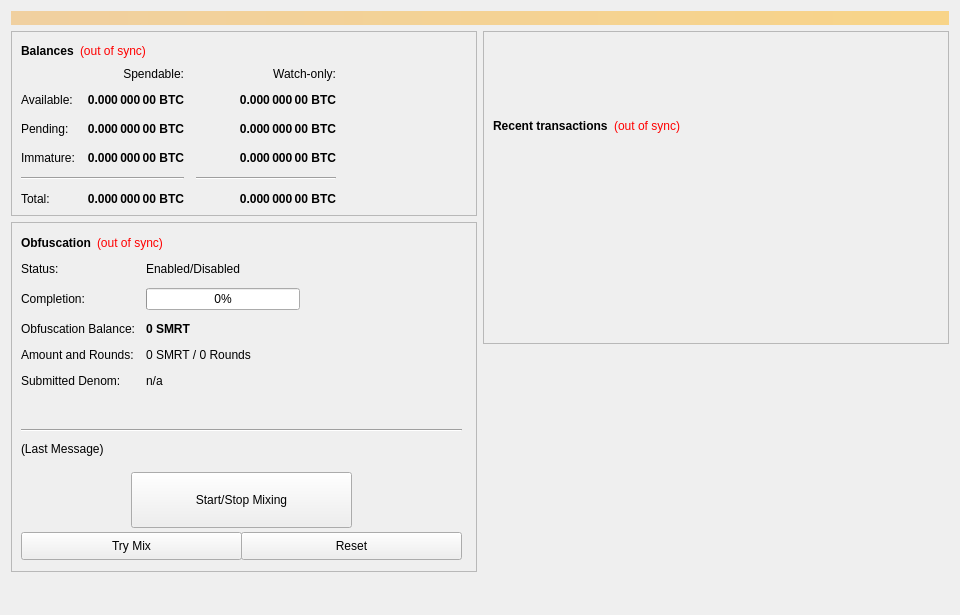
<?xml version="1.0" encoding="UTF-8"?>
<ui version="4.0">
 <class>OverviewPage</class>
 <widget class="QWidget" name="OverviewPage">
  <property name="geometry">
   <rect>
    <x>0</x>
    <y>0</y>
    <width>960</width>
    <height>615</height>
   </rect>
  </property>
  <property name="minimumSize">
   <size>
    <width>960</width>
    <height>0</height>
   </size>
  </property>
  <property name="windowTitle">
   <string>Form</string>
  </property>
  <layout class="QVBoxLayout" name="topLayout">
   <item>
    <widget class="QLabel" name="labelAlerts">
     <property name="visible">
      <bool>false</bool>
     </property>
     <property name="styleSheet">
      <string notr="true">background-color: qlineargradient(x1: 0, y1: 0, x2: 1, y2: 0, stop:0 #F0D0A0, stop:1 #F8D488); color:#000000;</string>
     </property>
     <property name="wordWrap">
      <bool>true</bool>
     </property>
     <property name="margin">
      <number>3</number>
     </property>
    </widget>
   </item>
   <item>
    <layout class="QHBoxLayout" name="horizontalLayout" stretch="1,1">
     <item>
      <layout class="QVBoxLayout" name="verticalLayout_2">
       <item>
        <widget class="QFrame" name="frame">
         <property name="frameShape">
          <enum>QFrame::StyledPanel</enum>
         </property>
         <property name="frameShadow">
          <enum>QFrame::Raised</enum>
         </property>
         <layout class="QVBoxLayout" name="verticalLayout_4">
          <item>
           <layout class="QHBoxLayout" name="horizontalLayout_4">
            <item>
             <widget class="QLabel" name="label_5">
              <property name="font">
               <font>
                <weight>75</weight>
                <bold>true</bold>
               </font>
              </property>
              <property name="text">
               <string>Balances</string>
              </property>
             </widget>
            </item>
            <item>
             <widget class="QLabel" name="labelWalletStatus">
              <property name="cursor">
               <cursorShape>WhatsThisCursor</cursorShape>
              </property>
              <property name="toolTip">
               <string>The displayed information may be out of date. Your wallet automatically synchronizes with the SMRT network after a connection is established, but this process has not completed yet.</string>
              </property>
              <property name="styleSheet">
               <string notr="true">QLabel { color: red; }</string>
              </property>
              <property name="text">
               <string notr="true">(out of sync)</string>
              </property>
              <property name="alignment">
               <set>Qt::AlignLeading|Qt::AlignLeft|Qt::AlignVCenter</set>
              </property>
             </widget>
            </item>
            <item>
             <spacer name="horizontalSpacer_3">
              <property name="orientation">
               <enum>Qt::Horizontal</enum>
              </property>
              <property name="sizeHint" stdset="0">
               <size>
                <width>40</width>
                <height>20</height>
               </size>
              </property>
             </spacer>
            </item>
           </layout>
          </item>
          <item>
           <layout class="QGridLayout" name="gridLayout">
            <property name="spacing">
             <number>12</number>
            </property>
            <item row="2" column="2">
             <widget class="QLabel" name="labelWatchPending">
              <property name="font">
               <font>
                <weight>75</weight>
                <bold>true</bold>
               </font>
              </property>
              <property name="cursor">
               <cursorShape>IBeamCursor</cursorShape>
              </property>
              <property name="toolTip">
               <string>Unconfirmed transactions to watch-only addresses</string>
              </property>
              <property name="text">
               <string notr="true">0.000 000 00 BTC</string>
              </property>
              <property name="alignment">
               <set>Qt::AlignRight|Qt::AlignTrailing|Qt::AlignVCenter</set>
              </property>
              <property name="textInteractionFlags">
               <set>Qt::LinksAccessibleByMouse|Qt::TextSelectableByKeyboard|Qt::TextSelectableByMouse</set>
              </property>
             </widget>
            </item>
            <item row="2" column="1">
             <widget class="QLabel" name="labelUnconfirmed">
              <property name="font">
               <font>
                <weight>75</weight>
                <bold>true</bold>
               </font>
              </property>
              <property name="cursor">
               <cursorShape>IBeamCursor</cursorShape>
              </property>
              <property name="toolTip">
               <string>Total of transactions that have yet to be confirmed, and do not yet count toward the spendable balance</string>
              </property>
              <property name="text">
               <string notr="true">0.000 000 00 BTC</string>
              </property>
              <property name="alignment">
               <set>Qt::AlignRight|Qt::AlignTrailing|Qt::AlignVCenter</set>
              </property>
              <property name="textInteractionFlags">
               <set>Qt::LinksAccessibleByMouse|Qt::TextSelectableByKeyboard|Qt::TextSelectableByMouse</set>
              </property>
             </widget>
            </item>
            <item row="3" column="2">
             <widget class="QLabel" name="labelWatchImmature">
              <property name="font">
               <font>
                <weight>75</weight>
                <bold>true</bold>
               </font>
              </property>
              <property name="cursor">
               <cursorShape>IBeamCursor</cursorShape>
              </property>
              <property name="toolTip">
               <string>Staked or masternode rewards in watch-only addresses that has not yet matured</string>
              </property>
              <property name="text">
               <string notr="true">0.000 000 00 BTC</string>
              </property>
              <property name="alignment">
               <set>Qt::AlignRight|Qt::AlignTrailing|Qt::AlignVCenter</set>
              </property>
              <property name="textInteractionFlags">
               <set>Qt::LinksAccessibleByMouse|Qt::TextSelectableByKeyboard|Qt::TextSelectableByMouse</set>
              </property>
             </widget>
            </item>
            <item row="4" column="0" colspan="2">
             <widget class="Line" name="lineSpendableBalance">
              <property name="orientation">
               <enum>Qt::Horizontal</enum>
              </property>
             </widget>
            </item>
            <item row="4" column="2">
             <widget class="Line" name="lineWatchBalance">
              <property name="sizePolicy">
               <sizepolicy hsizetype="Preferred" vsizetype="Fixed">
                <horstretch>0</horstretch>
                <verstretch>0</verstretch>
               </sizepolicy>
              </property>
              <property name="minimumSize">
               <size>
                <width>140</width>
                <height>0</height>
               </size>
              </property>
              <property name="orientation">
               <enum>Qt::Horizontal</enum>
              </property>
             </widget>
            </item>
            <item row="5" column="0">
             <widget class="QLabel" name="labelTotalText">
              <property name="text">
               <string>Total:</string>
              </property>
             </widget>
            </item>
            <item row="3" column="1">
             <widget class="QLabel" name="labelImmature">
              <property name="font">
               <font>
                <weight>75</weight>
                <bold>true</bold>
               </font>
              </property>
              <property name="cursor">
               <cursorShape>IBeamCursor</cursorShape>
              </property>
              <property name="toolTip">
               <string>Staked or masternode rewards that has not yet matured</string>
              </property>
              <property name="text">
               <string notr="true">0.000 000 00 BTC</string>
              </property>
              <property name="alignment">
               <set>Qt::AlignRight|Qt::AlignTrailing|Qt::AlignVCenter</set>
              </property>
              <property name="textInteractionFlags">
               <set>Qt::LinksAccessibleByMouse|Qt::TextSelectableByKeyboard|Qt::TextSelectableByMouse</set>
              </property>
             </widget>
            </item>
            <item row="2" column="3">
             <spacer name="horizontalSpacer_2">
              <property name="orientation">
               <enum>Qt::Horizontal</enum>
              </property>
              <property name="sizeHint" stdset="0">
               <size>
                <width>40</width>
                <height>20</height>
               </size>
              </property>
             </spacer>
            </item>
            <item row="3" column="0">
             <widget class="QLabel" name="labelImmatureText">
              <property name="text">
               <string>Immature:</string>
              </property>
             </widget>
            </item>
            <item row="5" column="1">
             <widget class="QLabel" name="labelTotal">
              <property name="font">
               <font>
                <weight>75</weight>
                <bold>true</bold>
               </font>
              </property>
              <property name="cursor">
               <cursorShape>IBeamCursor</cursorShape>
              </property>
              <property name="toolTip">
               <string>Your current total balance</string>
              </property>
              <property name="text">
               <string notr="true">0.000 000 00 BTC</string>
              </property>
              <property name="alignment">
               <set>Qt::AlignRight|Qt::AlignTrailing|Qt::AlignVCenter</set>
              </property>
              <property name="textInteractionFlags">
               <set>Qt::LinksAccessibleByMouse|Qt::TextSelectableByKeyboard|Qt::TextSelectableByMouse</set>
              </property>
             </widget>
            </item>
            <item row="5" column="2">
             <widget class="QLabel" name="labelWatchTotal">
              <property name="font">
               <font>
                <weight>75</weight>
                <bold>true</bold>
               </font>
              </property>
              <property name="cursor">
               <cursorShape>IBeamCursor</cursorShape>
              </property>
              <property name="toolTip">
               <string>Current total balance in watch-only addresses</string>
              </property>
              <property name="text">
               <string notr="true">0.000 000 00 BTC</string>
              </property>
              <property name="alignment">
               <set>Qt::AlignRight|Qt::AlignTrailing|Qt::AlignVCenter</set>
              </property>
              <property name="textInteractionFlags">
               <set>Qt::LinksAccessibleByMouse|Qt::TextSelectableByKeyboard|Qt::TextSelectableByMouse</set>
              </property>
             </widget>
            </item>
            <item row="0" column="2">
             <widget class="QLabel" name="labelWatchonly">
              <property name="text">
               <string>Watch-only:</string>
              </property>
              <property name="alignment">
               <set>Qt::AlignRight|Qt::AlignTrailing|Qt::AlignVCenter</set>
              </property>
             </widget>
            </item>
            <item row="1" column="0">
             <widget class="QLabel" name="labelBalanceText">
              <property name="text">
               <string>Available:</string>
              </property>
             </widget>
            </item>
            <item row="1" column="1">
             <widget class="QLabel" name="labelBalance">
              <property name="font">
               <font>
                <weight>75</weight>
                <bold>true</bold>
               </font>
              </property>
              <property name="cursor">
               <cursorShape>IBeamCursor</cursorShape>
              </property>
              <property name="toolTip">
               <string>Your current spendable balance</string>
              </property>
              <property name="text">
               <string notr="true">0.000 000 00 BTC</string>
              </property>
              <property name="alignment">
               <set>Qt::AlignRight|Qt::AlignTrailing|Qt::AlignVCenter</set>
              </property>
              <property name="textInteractionFlags">
               <set>Qt::LinksAccessibleByMouse|Qt::TextSelectableByKeyboard|Qt::TextSelectableByMouse</set>
              </property>
             </widget>
            </item>
            <item row="1" column="2">
             <widget class="QLabel" name="labelWatchAvailable">
              <property name="font">
               <font>
                <weight>75</weight>
                <bold>true</bold>
               </font>
              </property>
              <property name="cursor">
               <cursorShape>IBeamCursor</cursorShape>
              </property>
              <property name="toolTip">
               <string>Your current balance in watch-only addresses</string>
              </property>
              <property name="text">
               <string notr="true">0.000 000 00 BTC</string>
              </property>
              <property name="alignment">
               <set>Qt::AlignRight|Qt::AlignTrailing|Qt::AlignVCenter</set>
              </property>
              <property name="textInteractionFlags">
               <set>Qt::LinksAccessibleByMouse|Qt::TextSelectableByKeyboard|Qt::TextSelectableByMouse</set>
              </property>
             </widget>
            </item>
            <item row="2" column="0">
             <widget class="QLabel" name="labelPendingText">
              <property name="text">
               <string>Pending:</string>
              </property>
             </widget>
            </item>
            <item row="0" column="1">
             <widget class="QLabel" name="labelSpendable">
              <property name="text">
               <string>Spendable:</string>
              </property>
              <property name="alignment">
               <set>Qt::AlignRight|Qt::AlignTrailing|Qt::AlignVCenter</set>
              </property>
             </widget>
            </item>
           </layout>
          </item>
         </layout>
        </widget>
       </item>
       <item>
        <widget class="QFrame" name="frameObfuscation">
         <property name="minimumSize">
          <size>
           <width>0</width>
           <height>350</height>
          </size>
         </property>
         <property name="layoutDirection">
          <enum>Qt::LeftToRight</enum>
         </property>
         <property name="frameShape">
          <enum>QFrame::StyledPanel</enum>
         </property>
         <property name="frameShadow">
          <enum>QFrame::Raised</enum>
         </property>
         <widget class="QWidget" name="formLayoutWidget">
          <property name="geometry">
           <rect>
            <x>10</x>
            <y>40</y>
            <width>451</width>
            <height>161</height>
           </rect>
          </property>
          <layout class="QFormLayout" name="formLayout">
           <property name="fieldGrowthPolicy">
            <enum>QFormLayout::AllNonFixedFieldsGrow</enum>
           </property>
           <property name="horizontalSpacing">
            <number>11</number>
           </property>
           <property name="verticalSpacing">
            <number>12</number>
           </property>
           <item row="0" column="0">
            <widget class="QLabel" name="label_6">
             <property name="text">
              <string>Status:</string>
             </property>
            </widget>
           </item>
           <item row="1" column="0">
            <widget class="QLabel" name="label_7">
             <property name="text">
              <string>Completion:</string>
             </property>
            </widget>
           </item>
           <item row="1" column="1">
            <widget class="QProgressBar" name="obfuscationProgress">
             <property name="maximumSize">
              <size>
               <width>154</width>
               <height>16777215</height>
              </size>
             </property>
             <property name="value">
              <number>0</number>
             </property>
            </widget>
           </item>
           <item row="2" column="0">
            <widget class="QLabel" name="labelAnonymizedText">
             <property name="text">
              <string>Obfuscation Balance:</string>
             </property>
            </widget>
           </item>
           <item row="2" column="1">
            <widget class="QLabel" name="labelAnonymized">
             <property name="font">
              <font>
               <weight>75</weight>
               <bold>true</bold>
              </font>
             </property>
             <property name="text">
              <string notr="true">0 SMRT</string>
             </property>
            </widget>
           </item>
           <item row="3" column="0">
            <widget class="QLabel" name="label_8">
             <property name="text">
              <string>Amount and Rounds:</string>
             </property>
            </widget>
           </item>
           <item row="3" column="1">
            <widget class="QLabel" name="labelAmountRounds">
             <property name="text">
              <string>0 SMRT / 0 Rounds</string>
             </property>
            </widget>
           </item>
           <item row="4" column="0">
            <widget class="QLabel" name="label_9">
             <property name="text">
              <string>Submitted Denom:</string>
             </property>
            </widget>
           </item>
           <item row="4" column="1">
            <widget class="QLabel" name="labelSubmittedDenom">
             <property name="toolTip">
              <string>The denominations you submitted to the Masternode.&lt;br&gt;To mix, other users must submit the exact same denominations.</string>
             </property>
             <property name="text">
              <string>n/a</string>
             </property>
            </widget>
           </item>
           <item row="0" column="1">
            <widget class="QLabel" name="obfuscationEnabled">
             <property name="text">
              <string>Enabled/Disabled</string>
             </property>
            </widget>
           </item>
          </layout>
         </widget>
         <widget class="QPushButton" name="runAutoDenom">
          <property name="geometry">
           <rect>
            <x>251</x>
            <y>17</y>
            <width>1</width>
            <height>1</height>
           </rect>
          </property>
          <property name="palette">
           <palette>
            <active>
             <colorrole role="WindowText">
              <brush brushstyle="SolidPattern">
               <color alpha="255">
                <red>0</red>
                <green>0</green>
                <blue>0</blue>
               </color>
              </brush>
             </colorrole>
             <colorrole role="Button">
              <brush brushstyle="SolidPattern">
               <color alpha="255">
                <red>239</red>
                <green>238</green>
                <blue>238</blue>
               </color>
              </brush>
             </colorrole>
             <colorrole role="Light">
              <brush brushstyle="SolidPattern">
               <color alpha="255">
                <red>255</red>
                <green>255</green>
                <blue>255</blue>
               </color>
              </brush>
             </colorrole>
             <colorrole role="Midlight">
              <brush brushstyle="SolidPattern">
               <color alpha="255">
                <red>247</red>
                <green>246</green>
                <blue>246</blue>
               </color>
              </brush>
             </colorrole>
             <colorrole role="Dark">
              <brush brushstyle="SolidPattern">
               <color alpha="255">
                <red>119</red>
                <green>119</green>
                <blue>119</blue>
               </color>
              </brush>
             </colorrole>
             <colorrole role="Mid">
              <brush brushstyle="SolidPattern">
               <color alpha="255">
                <red>159</red>
                <green>159</green>
                <blue>159</blue>
               </color>
              </brush>
             </colorrole>
             <colorrole role="Text">
              <brush brushstyle="SolidPattern">
               <color alpha="255">
                <red>0</red>
                <green>0</green>
                <blue>0</blue>
               </color>
              </brush>
             </colorrole>
             <colorrole role="BrightText">
              <brush brushstyle="SolidPattern">
               <color alpha="255">
                <red>255</red>
                <green>255</green>
                <blue>255</blue>
               </color>
              </brush>
             </colorrole>
             <colorrole role="ButtonText">
              <brush brushstyle="SolidPattern">
               <color alpha="255">
                <red>0</red>
                <green>0</green>
                <blue>0</blue>
               </color>
              </brush>
             </colorrole>
             <colorrole role="Base">
              <brush brushstyle="SolidPattern">
               <color alpha="255">
                <red>255</red>
                <green>255</green>
                <blue>255</blue>
               </color>
              </brush>
             </colorrole>
             <colorrole role="Window">
              <brush brushstyle="SolidPattern">
               <color alpha="255">
                <red>239</red>
                <green>238</green>
                <blue>238</blue>
               </color>
              </brush>
             </colorrole>
             <colorrole role="Shadow">
              <brush brushstyle="SolidPattern">
               <color alpha="255">
                <red>0</red>
                <green>0</green>
                <blue>0</blue>
               </color>
              </brush>
             </colorrole>
             <colorrole role="AlternateBase">
              <brush brushstyle="SolidPattern">
               <color alpha="255">
                <red>247</red>
                <green>246</green>
                <blue>246</blue>
               </color>
              </brush>
             </colorrole>
             <colorrole role="ToolTipBase">
              <brush brushstyle="SolidPattern">
               <color alpha="255">
                <red>255</red>
                <green>255</green>
                <blue>220</blue>
               </color>
              </brush>
             </colorrole>
             <colorrole role="ToolTipText">
              <brush brushstyle="SolidPattern">
               <color alpha="255">
                <red>0</red>
                <green>0</green>
                <blue>0</blue>
               </color>
              </brush>
             </colorrole>
            </active>
            <inactive>
             <colorrole role="WindowText">
              <brush brushstyle="SolidPattern">
               <color alpha="255">
                <red>0</red>
                <green>0</green>
                <blue>0</blue>
               </color>
              </brush>
             </colorrole>
             <colorrole role="Button">
              <brush brushstyle="SolidPattern">
               <color alpha="255">
                <red>239</red>
                <green>238</green>
                <blue>238</blue>
               </color>
              </brush>
             </colorrole>
             <colorrole role="Light">
              <brush brushstyle="SolidPattern">
               <color alpha="255">
                <red>255</red>
                <green>255</green>
                <blue>255</blue>
               </color>
              </brush>
             </colorrole>
             <colorrole role="Midlight">
              <brush brushstyle="SolidPattern">
               <color alpha="255">
                <red>247</red>
                <green>246</green>
                <blue>246</blue>
               </color>
              </brush>
             </colorrole>
             <colorrole role="Dark">
              <brush brushstyle="SolidPattern">
               <color alpha="255">
                <red>119</red>
                <green>119</green>
                <blue>119</blue>
               </color>
              </brush>
             </colorrole>
             <colorrole role="Mid">
              <brush brushstyle="SolidPattern">
               <color alpha="255">
                <red>159</red>
                <green>159</green>
                <blue>159</blue>
               </color>
              </brush>
             </colorrole>
             <colorrole role="Text">
              <brush brushstyle="SolidPattern">
               <color alpha="255">
                <red>0</red>
                <green>0</green>
                <blue>0</blue>
               </color>
              </brush>
             </colorrole>
             <colorrole role="BrightText">
              <brush brushstyle="SolidPattern">
               <color alpha="255">
                <red>255</red>
                <green>255</green>
                <blue>255</blue>
               </color>
              </brush>
             </colorrole>
             <colorrole role="ButtonText">
              <brush brushstyle="SolidPattern">
               <color alpha="255">
                <red>0</red>
                <green>0</green>
                <blue>0</blue>
               </color>
              </brush>
             </colorrole>
             <colorrole role="Base">
              <brush brushstyle="SolidPattern">
               <color alpha="255">
                <red>255</red>
                <green>255</green>
                <blue>255</blue>
               </color>
              </brush>
             </colorrole>
             <colorrole role="Window">
              <brush brushstyle="SolidPattern">
               <color alpha="255">
                <red>239</red>
                <green>238</green>
                <blue>238</blue>
               </color>
              </brush>
             </colorrole>
             <colorrole role="Shadow">
              <brush brushstyle="SolidPattern">
               <color alpha="255">
                <red>0</red>
                <green>0</green>
                <blue>0</blue>
               </color>
              </brush>
             </colorrole>
             <colorrole role="AlternateBase">
              <brush brushstyle="SolidPattern">
               <color alpha="255">
                <red>247</red>
                <green>246</green>
                <blue>246</blue>
               </color>
              </brush>
             </colorrole>
             <colorrole role="ToolTipBase">
              <brush brushstyle="SolidPattern">
               <color alpha="255">
                <red>255</red>
                <green>255</green>
                <blue>220</blue>
               </color>
              </brush>
             </colorrole>
             <colorrole role="ToolTipText">
              <brush brushstyle="SolidPattern">
               <color alpha="255">
                <red>0</red>
                <green>0</green>
                <blue>0</blue>
               </color>
              </brush>
             </colorrole>
            </inactive>
            <disabled>
             <colorrole role="WindowText">
              <brush brushstyle="SolidPattern">
               <color alpha="255">
                <red>119</red>
                <green>119</green>
                <blue>119</blue>
               </color>
              </brush>
             </colorrole>
             <colorrole role="Button">
              <brush brushstyle="SolidPattern">
               <color alpha="255">
                <red>239</red>
                <green>238</green>
                <blue>238</blue>
               </color>
              </brush>
             </colorrole>
             <colorrole role="Light">
              <brush brushstyle="SolidPattern">
               <color alpha="255">
                <red>255</red>
                <green>255</green>
                <blue>255</blue>
               </color>
              </brush>
             </colorrole>
             <colorrole role="Midlight">
              <brush brushstyle="SolidPattern">
               <color alpha="255">
                <red>247</red>
                <green>246</green>
                <blue>246</blue>
               </color>
              </brush>
             </colorrole>
             <colorrole role="Dark">
              <brush brushstyle="SolidPattern">
               <color alpha="255">
                <red>119</red>
                <green>119</green>
                <blue>119</blue>
               </color>
              </brush>
             </colorrole>
             <colorrole role="Mid">
              <brush brushstyle="SolidPattern">
               <color alpha="255">
                <red>159</red>
                <green>159</green>
                <blue>159</blue>
               </color>
              </brush>
             </colorrole>
             <colorrole role="Text">
              <brush brushstyle="SolidPattern">
               <color alpha="255">
                <red>119</red>
                <green>119</green>
                <blue>119</blue>
               </color>
              </brush>
             </colorrole>
             <colorrole role="BrightText">
              <brush brushstyle="SolidPattern">
               <color alpha="255">
                <red>255</red>
                <green>255</green>
                <blue>255</blue>
               </color>
              </brush>
             </colorrole>
             <colorrole role="ButtonText">
              <brush brushstyle="SolidPattern">
               <color alpha="255">
                <red>119</red>
                <green>119</green>
                <blue>119</blue>
               </color>
              </brush>
             </colorrole>
             <colorrole role="Base">
              <brush brushstyle="SolidPattern">
               <color alpha="255">
                <red>239</red>
                <green>238</green>
                <blue>238</blue>
               </color>
              </brush>
             </colorrole>
             <colorrole role="Window">
              <brush brushstyle="SolidPattern">
               <color alpha="255">
                <red>239</red>
                <green>238</green>
                <blue>238</blue>
               </color>
              </brush>
             </colorrole>
             <colorrole role="Shadow">
              <brush brushstyle="SolidPattern">
               <color alpha="255">
                <red>0</red>
                <green>0</green>
                <blue>0</blue>
               </color>
              </brush>
             </colorrole>
             <colorrole role="AlternateBase">
              <brush brushstyle="SolidPattern">
               <color alpha="255">
                <red>239</red>
                <green>238</green>
                <blue>238</blue>
               </color>
              </brush>
             </colorrole>
             <colorrole role="ToolTipBase">
              <brush brushstyle="SolidPattern">
               <color alpha="255">
                <red>255</red>
                <green>255</green>
                <blue>220</blue>
               </color>
              </brush>
             </colorrole>
             <colorrole role="ToolTipText">
              <brush brushstyle="SolidPattern">
               <color alpha="255">
                <red>0</red>
                <green>0</green>
                <blue>0</blue>
               </color>
              </brush>
             </colorrole>
            </disabled>
           </palette>
          </property>
          <property name="focusPolicy">
           <enum>Qt::NoFocus</enum>
          </property>
          <property name="autoFillBackground">
           <bool>true</bool>
          </property>
          <property name="text">
           <string/>
          </property>
          <property name="flat">
           <bool>true</bool>
          </property>
         </widget>
         <widget class="QPushButton" name="toggleObfuscation">
          <property name="geometry">
           <rect>
            <x>120</x>
            <y>250</y>
            <width>221</width>
            <height>56</height>
           </rect>
          </property>
          <property name="sizePolicy">
           <sizepolicy hsizetype="MinimumExpanding" vsizetype="Fixed">
            <horstretch>0</horstretch>
            <verstretch>0</verstretch>
           </sizepolicy>
          </property>
          <property name="text">
           <string>Start/Stop Mixing</string>
          </property>
         </widget>
         <widget class="Line" name="lineLastMessage">
          <property name="geometry">
           <rect>
            <x>10</x>
            <y>200</y>
            <width>441</width>
            <height>16</height>
           </rect>
          </property>
          <property name="orientation">
           <enum>Qt::Horizontal</enum>
          </property>
         </widget>
         <widget class="QLabel" name="obfuscationStatus">
          <property name="geometry">
           <rect>
            <x>10</x>
            <y>220</y>
            <width>451</width>
            <height>61</height>
           </rect>
          </property>
          <property name="minimumSize">
           <size>
            <width>288</width>
            <height>43</height>
           </size>
          </property>
          <property name="text">
           <string>(Last Message)</string>
          </property>
          <property name="alignment">
           <set>Qt::AlignLeading|Qt::AlignLeft|Qt::AlignTop</set>
          </property>
          <property name="wordWrap">
           <bool>true</bool>
          </property>
         </widget>
         <widget class="QPushButton" name="obfuscationAuto">
          <property name="geometry">
           <rect>
            <x>10</x>
            <y>310</y>
            <width>221</width>
            <height>28</height>
           </rect>
          </property>
          <property name="sizePolicy">
           <sizepolicy hsizetype="MinimumExpanding" vsizetype="Fixed">
            <horstretch>0</horstretch>
            <verstretch>0</verstretch>
           </sizepolicy>
          </property>
          <property name="toolTip">
           <string>Try to manually submit a Obfuscation request.</string>
          </property>
          <property name="text">
           <string>Try Mix</string>
          </property>
         </widget>
         <widget class="QPushButton" name="obfuscationReset">
          <property name="geometry">
           <rect>
            <x>230</x>
            <y>310</y>
            <width>221</width>
            <height>28</height>
           </rect>
          </property>
          <property name="sizePolicy">
           <sizepolicy hsizetype="MinimumExpanding" vsizetype="Fixed">
            <horstretch>0</horstretch>
            <verstretch>0</verstretch>
           </sizepolicy>
          </property>
          <property name="toolTip">
           <string>Reset the current status of Obfuscation (can interrupt Obfuscation if it's in the process of Mixing, which can cost you money!)</string>
          </property>
          <property name="autoFillBackground">
           <bool>false</bool>
          </property>
          <property name="text">
           <string>Reset</string>
          </property>
         </widget>
         <widget class="QWidget" name="layoutWidget">
          <property name="geometry">
           <rect>
            <x>10</x>
            <y>10</y>
            <width>431</width>
            <height>22</height>
           </rect>
          </property>
          <layout class="QHBoxLayout" name="horizontalLayout_5">
           <item>
            <widget class="QLabel" name="label_2">
             <property name="font">
              <font>
               <weight>75</weight>
               <bold>true</bold>
              </font>
             </property>
             <property name="text">
              <string>Obfuscation</string>
             </property>
            </widget>
           </item>
           <item>
            <widget class="QLabel" name="labelObfuscationSyncStatus">
             <property name="toolTip">
              <string>The displayed information may be out of date. Your wallet automatically synchronizes with the SMRT network after a connection is established, but this process has not completed yet.</string>
             </property>
             <property name="styleSheet">
              <string notr="true">QLabel { color: red; }</string>
             </property>
             <property name="text">
              <string notr="true">(out of sync)</string>
             </property>
             <property name="alignment">
              <set>Qt::AlignLeading|Qt::AlignLeft|Qt::AlignVCenter</set>
             </property>
            </widget>
           </item>
           <item>
            <spacer name="horizontalSpacer_4">
             <property name="orientation">
              <enum>Qt::Horizontal</enum>
             </property>
             <property name="sizeHint" stdset="0">
              <size>
               <width>40</width>
               <height>20</height>
              </size>
             </property>
            </spacer>
           </item>
          </layout>
         </widget>
        </widget>
       </item>
       <item>
        <spacer name="verticalSpacer">
         <property name="orientation">
          <enum>Qt::Vertical</enum>
         </property>
         <property name="sizeHint" stdset="0">
          <size>
           <width>20</width>
           <height>40</height>
          </size>
         </property>
        </spacer>
       </item>
      </layout>
     </item>
     <item>
      <layout class="QVBoxLayout" name="verticalLayout_3">
       <item>
        <widget class="QFrame" name="frame_2">
         <property name="frameShape">
          <enum>QFrame::StyledPanel</enum>
         </property>
         <property name="frameShadow">
          <enum>QFrame::Raised</enum>
         </property>
         <layout class="QVBoxLayout" name="verticalLayout">
          <item>
           <spacer name="verticalSpacer_3">
            <property name="orientation">
             <enum>Qt::Vertical</enum>
            </property>
            <property name="sizeType">
             <enum>QSizePolicy::Fixed</enum>
            </property>
            <property name="sizeHint" stdset="0">
             <size>
              <width>20</width>
              <height>75</height>
             </size>
            </property>
           </spacer>
          </item>
          <item>
           <layout class="QHBoxLayout" name="horizontalLayout_2">
            <item>
             <widget class="QLabel" name="label_4">
              <property name="font">
               <font>
                <weight>75</weight>
                <bold>true</bold>
               </font>
              </property>
              <property name="text">
               <string>Recent transactions</string>
              </property>
             </widget>
            </item>
            <item>
             <widget class="QLabel" name="labelTransactionsStatus">
              <property name="cursor">
               <cursorShape>WhatsThisCursor</cursorShape>
              </property>
              <property name="toolTip">
               <string>The displayed information may be out of date. Your wallet automatically synchronizes with the SMRT network after a connection is established, but this process has not completed yet.</string>
              </property>
              <property name="styleSheet">
               <string notr="true">QLabel { color: red; }</string>
              </property>
              <property name="text">
               <string notr="true">(out of sync)</string>
              </property>
              <property name="alignment">
               <set>Qt::AlignRight|Qt::AlignTrailing|Qt::AlignVCenter</set>
              </property>
             </widget>
            </item>
            <item>
             <spacer name="horizontalSpacer">
              <property name="orientation">
               <enum>Qt::Horizontal</enum>
              </property>
              <property name="sizeHint" stdset="0">
               <size>
                <width>40</width>
                <height>20</height>
               </size>
              </property>
             </spacer>
            </item>
           </layout>
          </item>
          <item>
           <widget class="QListView" name="listTransactions">
            <property name="styleSheet">
             <string notr="true">QListView { background: transparent; }</string>
            </property>
            <property name="frameShape">
             <enum>QFrame::NoFrame</enum>
            </property>
            <property name="verticalScrollBarPolicy">
             <enum>Qt::ScrollBarAlwaysOff</enum>
            </property>
            <property name="horizontalScrollBarPolicy">
             <enum>Qt::ScrollBarAlwaysOff</enum>
            </property>
            <property name="selectionMode">
             <enum>QAbstractItemView::NoSelection</enum>
            </property>
           </widget>
          </item>
         </layout>
        </widget>
       </item>
       <item>
        <spacer name="verticalSpacer_2">
         <property name="orientation">
          <enum>Qt::Vertical</enum>
         </property>
         <property name="sizeType">
          <enum>QSizePolicy::Expanding</enum>
         </property>
         <property name="sizeHint" stdset="0">
          <size>
           <width>20</width>
           <height>40</height>
          </size>
         </property>
        </spacer>
       </item>
      </layout>
     </item>
    </layout>
   </item>
  </layout>
 </widget>
 <resources/>
 <connections/>
</ui>
